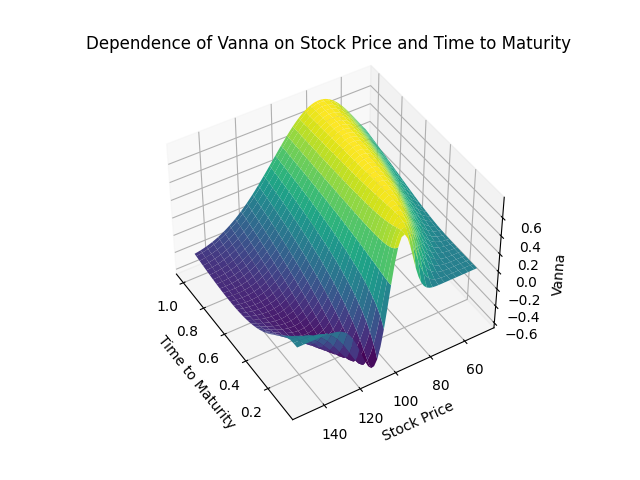

Reproduce this figure in Python.
import numpy as np
from scipy.stats import norm
from matplotlib import pyplot as plt
from matplotlib import cm

# parameter settings
save_figure = True
S_min = 50          # lower bound of Asset Price
S_max = 150         # upper bound of Asset Price
tau_min = 0.05      # lower bound of Time to Maturity
tau_max = 1         # upper bound of Time to Maturity
K = 100             # exercise price
r = 0.1             # riskfree interest rate
sig = 0.35          # volatility
d = 0.2             # dividend rate
steps = 60          # steps

tau = np.linspace(tau_min, tau_max, steps)
S = np.linspace(S_max, S_min, steps)


def get_vanna(tau, S, K, r, d, sig):
    y = (np.log(S/K) + (r - d - sig**2/2) * tau)/(sig * np.sqrt(tau))
    d1 = y+sig*np.sqrt(tau)

    return -np.exp(-d*tau)*y/sig*norm.pdf(d1)

X, Y = np.meshgrid(tau, S)
fig, ax = plt.subplots(subplot_kw={"projection": "3d"})
ax.plot_surface(X, Y, get_vanna(X, Y, K, r, d, sig), cmap=cm.viridis)
ax.set_title('Dependence of Vanna on Stock Price and Time to Maturity')
ax.set_xlabel('Time to Maturity')
ax.set_ylabel('Stock Price')
ax.set_zlabel('Vanna')
plt.show()

if save_figure:
    fig.savefig('SFEvanna.png', transparent=True)
